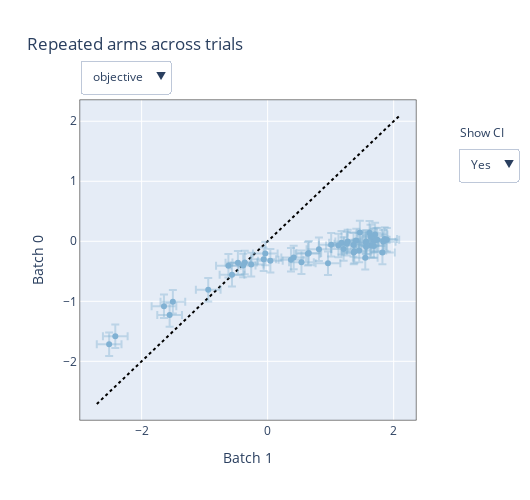

Notebook source saved alongside this figure:
### Markdown cell above
### 3. Vizualize the simulator bias

These figures compare the online measurements to the offline measurements on a random set of points, for the objective metric. You can see the offline measurements are biased but highly correlated. This produces Fig. S3 from the paper.

### Code cell
# Generate 50 points from a Sobol sequence
exp = get_experiment(include_true_metric=False)
s = get_sobol(exp.search_space, scramble=False)
gr = s.gen(50)
# Deploy them both online and offline
exp.new_batch_trial(trial_type="online", generator_run=gr).run()
exp.new_batch_trial(trial_type="offline", generator_run=gr).run()
# Fetch data
data = exp.fetch_data()
observations = observations_from_data(exp, data)
# Plot the arms in batch 0 (online) vs. batch 1 (offline)
render(interact_batch_comparison(observations, exp, 1, 0))

### Figure 1 — Plotly figure (JSON) as saved in the notebook; plotly's stock layout.template omitted (floating-point values rounded to 4 significant figures)
{"data": [{"hoverinfo": "none", "line": {"color": "black", "dash": "dot", "width": 2}, "mode": "lines", "showlegend": false, "visible": true, "x": [-2.711, 2.088], "y": [-2.711, 2.088], "type": "scatter"}, {"error_x": {"array": [0.196, 0.196, 0.196, 0.196, 0.196, 0.196, 0.196, 0.196, 0.196, 0.196, 0.196, 0.196, 0.196, 0.196, 0.196, 0.196, 0.196, 0.196, 0.196, 0.196, 0.196, 0.196, 0.196, 0.196, 0.196, 0.196, 0.196, 0.196, 0.196, 0.196, 0.196, 0.196, 0.196, 0.196, 0.196, 0.196, 0.196, 0.196, 0.196, 0.196, 0.196, 0.196, 0.196, 0.196, 0.196, 0.196, 0.196, 0.196, 0.196, 0.196], "color": "rgba(128,177,211,0.4)", "type": "data"}, "error_y": {"array": [0.196, 0.196, 0.196, 0.196, 0.196, 0.196, 0.196, 0.196, 0.196, 0.196, 0.196, 0.196, 0.196, 0.196, 0.196, 0.196, 0.196, 0.196, 0.196, 0.196, 0.196, 0.196, 0.196, 0.196, 0.196, 0.196, 0.196, 0.196, 0.196, 0.196, 0.196, 0.196, 0.196, 0.196, 0.196, 0.196, 0.196, 0.196, 0.196, 0.196, 0.196, 0.196, 0.196, 0.196, 0.196, 0.196, 0.196, 0.196, 0.196, 0.196], "color": "rgba(128,177,211,0.4)", "type": "data"}, "hoverinfo": "text", "marker": {"color": "rgba(128,177,211,1)"}, "mode": "markers", "name": "In-sample", "showlegend": true, "text": ["<b>Arm 0_0</b><br><br>Batch 1: 1.685 [1.489, 1.881]<br>Batch 0: 0.013 [-0.183, 0.209]<br><br><em>Parameterization:</em><br>x0: 0.0<br>x1: 0.0<br>x2: 0.0<br>x3: 0.0<br>x4: 0.0<br>x5: 0.0", "<b>Arm 0_1</b><br><br>Batch 1: -0.566 [-0.762, -0.370]<br>Batch 0: -0.559 [-0.755, -0.363]<br><br><em>Parameterization:</em><br>x0: 0.5<br>x1: 0.5<br>x2: 0.5<br>x3: 0.5<br>x4: 0.5<br>x5: 0.5", "<b>Arm 0_2</b><br><br>Batch 1: 1.406 [1.210, 1.602]<br>Batch 0: 0.011 [-0.185, 0.207]<br><br><em>Parameterization:</em><br>x0: 0.75<br>x1: 0.25<br>x2: 0.25<br>x3: 0.25<br>x4: 0.75<br>x5: 0.75", "<b>Arm 0_3</b><br><br>Batch 1: -0.943 [-1.139, -0.747]<br>Batch 0: -0.809 [-1.005, -0.613]<br><br><em>Parameterization:</em><br>x0: 0.25<br>x1: 0.75<br>x2: 0.75<br>x3: 0.75<br>x4: 0.25<br>x5: 0.25", "<b>Arm 0_4</b><br><br>Batch 1: 0.957 [0.761, 1.153]<br>Batch 0: -0.364 [-0.560, -0.168]<br><br><em>Parameterization:</em><br>x0: 0.375<br>x1: 0.375<br>x2: 0.625<br>x3: 0.875<br>x4: 0.375<br>x5: 0.125", "<b>Arm 0_5</b><br><br>Batch 1: 1.686 [1.490, 1.882]<br>Batch 0: -0.08 [-0.276, 0.116]<br><br><em>Parameterization:</em><br>x0: 0.875<br>x1: 0.875<br>x2: 0.125<br>x3: 0.375<br>x4: 0.875<br>x5: 0.625", "<b>Arm 0_6</b><br><br>Batch 1: 1.008 [0.812, 1.204]<br>Batch 0: -0.056 [-0.252, 0.140]<br><br><em>Parameterization:</em><br>x0: 0.625<br>x1: 0.125<br>x2: 0.875<br>x3: 0.625<br>x4: 0.625<br>x5: 0.875", "<b>Arm 0_7</b><br><br>Batch 1: -0.472 [-0.668, -0.276]<br>Batch 0: -0.36 [-0.556, -0.164]<br><br><em>Parameterization:</em><br>x0: 0.125<br>x1: 0.625<br>x2: 0.375<br>x3: 0.125<br>x4: 0.125<br>x5: 0.375", "<b>Arm 0_8</b><br><br>Batch 1: 0.639 [0.443, 0.835]<br>Batch 0: -0.209 [-0.405, -0.013]<br><br><em>Parameterization:</em><br>x0: 0.1875<br>x1: 0.3125<br>x2: 0.9375<br>x3: 0.4375<br>x4: 0.5625<br>x5: 0.3125", "<b>Arm 0_9</b><br><br>Batch 1: 1.74 [1.544, 1.936]<br>Batch 0: 0.025 [-0.171, 0.221]<br><br><em>Parameterization:</em><br>x0: 0.6875<br>x1: 0.8125<br>x2: 0.4375<br>x3: 0.9375<br>x4: 0.0625<br>x5: 0.8125", "<b>Arm 0_10</b><br><br>Batch 1: -0.623 [-0.819, -0.427]<br>Batch 0: -0.407 [-0.603, -0.211]<br><br><em>Parameterization:</em><br>x0: 0.9375<br>x1: 0.0625<br>x2: 0.6875<br>x3: 0.1875<br>x4: 0.3125<br>x5: 0.5625", "<b>Arm 0_11</b><br><br>Batch 1: -1.645 [-1.841, -1.449]<br>Batch 0: -1.084 [-1.280, -0.888]<br><br><em>Parameterization:</em><br>x0: 0.4375<br>x1: 0.5625<br>x2: 0.1875<br>x3: 0.6875<br>x4: 0.8125<br>x5: 0.0625", "<b>Arm 0_12</b><br><br>Batch 1: 1.172 [0.976, 1.368]<br>Batch 0: -0.025 [-0.221, 0.171]<br><br><em>Parameterization:</em><br>x0: 0.3125<br>x1: 0.1875<br>x2: 0.3125<br>x3: 0.5625<br>x4: 0.9375<br>x5: 0.4375", "<b>Arm 0_13</b><br><br>Batch 1: 0.043 [-0.153, 0.239]<br>Batch 0: -0.326 [-0.522, -0.130]<br><br><em>Parameterization:</em><br>x0: 0.8125<br>x1: 0.6875<br>x2: 0.8125<br>x3: 0.0625<br>x4: 0.4375<br>x5: 0.9375", "<b>Arm 0_14</b><br><br>Batch 1: 1.27 [1.074, 1.466]<br>Batch 0: -0.005 [-0.201, 0.191]<br><br><em>Parameterization:</em><br>x0: 0.5625<br>x1: 0.4375<br>x2: 0.0625<br>x3: 0.8125<br>x4: 0.1875<br>x5: 0.6875", "<b>Arm 0_15</b><br><br>Batch 1: 0.653 [0.457, 0.849]<br>Batch 0: -0.193 [-0.389, 0.003]<br><br><em>Parameterization:</em><br>x0: 0.0625<br>x1: 0.9375<br>x2: 0.5625<br>x3: 0.3125<br>x4: 0.6875<br>x5: 0.1875", "<b>Arm 0_16</b><br><br>Batch 1: -0.038 [-0.234, 0.158]<br>Batch 0: -0.203 [-0.399, -0.007]<br><br><em>Parameterization:</em><br>x0: 0.09375<br>x1: 0.46875<br>x2: 0.46875<br>x3: 0.65625<br>x4: 0.28125<br>x5: 0.96875", "<b>Arm 0_17</b><br><br>Batch 1: 1.705 [1.509, 1.901]<br>Batch 0: 0.115 [-0.081, 0.311]<br><br><em>Parameterization:</em><br>x0: 0.59375<br>x1: 0.96875<br>x2: 0.96875<br>x3: 0.15625<br>x4: 0.78125<br>x5: 0.46875", "<b>Arm 0_18</b><br><br>Batch 1: 1.715 [1.519, 1.911]<br>Batch 0: 0.028 [-0.168, 0.224]<br><br><em>Parameterization:</em><br>x0: 0.84375<br>x1: 0.21875<br>x2: 0.21875<br>x3: 0.90625<br>x4: 0.53125<br>x5: 0.21875", "<b>Arm 0_19</b><br><br>Batch 1: -0.363 [-0.559, -0.167]<br>Batch 0: -0.355 [-0.551, -0.159]<br><br><em>Parameterization:</em><br>x0: 0.34375<br>x1: 0.71875<br>x2: 0.71875<br>x3: 0.40625<br>x4: 0.03125<br>x5: 0.71875", "<b>Arm 0_20</b><br><br>Batch 1: -1.556 [-1.752, -1.360]<br>Batch 0: -1.23 [-1.426, -1.034]<br><br><em>Parameterization:</em><br>x0: 0.46875<br>x1: 0.09375<br>x2: 0.84375<br>x3: 0.28125<br>x4: 0.15625<br>x5: 0.84375", "<b>Arm 0_21</b><br><br>Batch 1: 1.64 [1.444, 1.836]<br>Batch 0: -0.07 [-0.266, 0.126]<br><br><em>Parameterization:</em><br>x0: 0.96875<br>x1: 0.59375<br>x2: 0.34375<br>x3: 0.78125<br>x4: 0.65625<br>x5: 0.34375", "<b>Arm 0_22</b><br><br>Batch 1: 1.857 [1.661, 2.053]<br>Batch 0: 0.037 [-0.159, 0.233]<br><br><em>Parameterization:</em><br>x0: 0.71875<br>x1: 0.34375<br>x2: 0.59375<br>x3: 0.03125<br>x4: 0.90625<br>x5: 0.09375", "<b>Arm 0_23</b><br><br>Batch 1: 0.37 [0.174, 0.566]<br>Batch 0: -0.306 [-0.502, -0.110]<br><br><em>Parameterization:</em><br>x0: 0.21875<br>x1: 0.84375<br>x2: 0.09375<br>x3: 0.53125<br>x4: 0.40625<br>x5: 0.59375", "<b>Arm 0_24</b><br><br>Batch 1: 1.256 [1.060, 1.452]<br>Batch 0: -0.041 [-0.237, 0.155]<br><br><em>Parameterization:</em><br>x0: 0.15625<br>x1: 0.15625<br>x2: 0.53125<br>x3: 0.84375<br>x4: 0.84375<br>x5: 0.65625", "<b>Arm 0_25</b><br><br>Batch 1: -0.389 [-0.585, -0.193]<br>Batch 0: -0.403 [-0.599, -0.207]<br><br><em>Parameterization:</em><br>x0: 0.65625<br>x1: 0.65625<br>x2: 0.03125<br>x3: 0.34375<br>x4: 0.34375<br>x5: 0.15625", "<b>Arm 0_26</b><br><br>Batch 1: 1.549 [1.353, 1.745]<br>Batch 0: -0.273 [-0.469, -0.077]<br><br><em>Parameterization:</em><br>x0: 0.90625<br>x1: 0.40625<br>x2: 0.78125<br>x3: 0.59375<br>x4: 0.09375<br>x5: 0.40625", "<b>Arm 0_27</b><br><br>Batch 1: 1.463 [1.267, 1.659]<br>Batch 0: 0.145 [-0.051, 0.341]<br><br><em>Parameterization:</em><br>x0: 0.40625<br>x1: 0.90625<br>x2: 0.28125<br>x3: 0.09375<br>x4: 0.59375<br>x5: 0.90625", "<b>Arm 0_28</b><br><br>Batch 1: 0.814 [0.618, 1.010]<br>Batch 0: -0.132 [-0.328, 0.064]<br><br><em>Parameterization:</em><br>x0: 0.28125<br>x1: 0.28125<br>x2: 0.15625<br>x3: 0.21875<br>x4: 0.71875<br>x5: 0.53125", "<b>Arm 0_29</b><br><br>Batch 1: 0.413 [0.217, 0.609]<br>Batch 0: -0.272 [-0.468, -0.076]<br><br><em>Parameterization:</em><br>x0: 0.78125<br>x1: 0.78125<br>x2: 0.65625<br>x3: 0.71875<br>x4: 0.21875<br>x5: 0.03125", "<b>Arm 0_30</b><br><br>Batch 1: -0.261 [-0.457, -0.065]<br>Batch 0: -0.389 [-0.585, -0.193]<br><br><em>Parameterization:</em><br>x0: 0.53125<br>x1: 0.03125<br>x2: 0.40625<br>x3: 0.46875<br>x4: 0.46875<br>x5: 0.28125", "<b>Arm 0_31</b><br><br>Batch 1: 1.632 [1.436, 1.828]<br>Batch 0: 0.08 [-0.116, 0.276]<br><br><em>Parameterization:</em><br>x0: 0.03125<br>x1: 0.53125<br>x2: 0.90625<br>x3: 0.96875<br>x4: 0.96875<br>x5: 0.78125", "<b>Arm 0_32</b><br><br>Batch 1: -1.504 [-1.700, -1.308]<br>Batch 0: -1.009 [-1.205, -0.813]<br><br><em>Parameterization:</em><br>x0: 0.046875<br>x1: 0.265625<br>x2: 0.703125<br>x3: 0.546875<br>x4: 0.140625<br>x5: 0.921875", "<b>Arm 0_33</b><br><br>Batch 1: 1.366 [1.170, 1.562]<br>Batch 0: -0.186 [-0.382, 0.010]<br><br><em>Parameterization:</em><br>x0: 0.546875<br>x1: 0.765625<br>x2: 0.203125<br>x3: 0.046875<br>x4: 0.640625<br>x5: 0.421875", "<b>Arm 0_34</b><br><br>Batch 1: 1.892 [1.696, 2.088]<br>Batch 0: 0.026 [-0.170, 0.222]<br><br><em>Parameterization:</em><br>x0: 0.796875<br>x1: 0.015625<br>x2: 0.953125<br>x3: 0.796875<br>x4: 0.890625<br>x5: 0.171875", "<b>Arm 0_35</b><br><br>Batch 1: -2.515 [-2.711, -2.319]<br>Batch 0: -1.715 [-1.911, -1.519]<br><br><em>Parameterization:</em><br>x0: 0.296875<br>x1: 0.515625<br>x2: 0.453125<br>x3: 0.296875<br>x4: 0.390625<br>x5: 0.671875", "<b>Arm 0_36</b><br><br>Batch 1: -2.418 [-2.614, -2.222]<br>Batch 0: -1.584 [-1.780, -1.388]<br><br><em>Parameterization:</em><br>x0: 0.421875<br>x1: 0.140625<br>x2: 0.078125<br>x3: 0.421875<br>x4: 0.265625<br>x5: 0.796875", "<b>Arm 0_37</b><br><br>Batch 1: 1.617 [1.421, 1.813]<br>Batch 0: 0.14 [-0.056, 0.336]<br><br><em>Parameterization:</em><br>x0: 0.921875<br>x1: 0.640625<br>x2: 0.578125<br>x3: 0.921875<br>x4: 0.765625<br>x5: 0.296875", "<b>Arm 0_38</b><br><br>Batch 1: 1.453 [1.257, 1.649]<br>Batch 0: -0.155 [-0.351, 0.041]<br><br><em>Parameterization:</em><br>x0: 0.671875<br>x1: 0.390625<br>x2: 0.328125<br>x3: 0.171875<br>x4: 0.515625<br>x5: 0.046875", "<b>Arm 0_39</b><br><br>Batch 1: 1.363 [1.167, 1.559]<br>Batch 0: -0.06 [-0.256, 0.136]<br><br><em>Parameterization:</em><br>x0: 0.171875<br>x1: 0.890625<br>x2: 0.828125<br>x3: 0.671875<br>x4: 0.015625<br>x5: 0.546875", "<b>Arm 0_40</b><br><br>Batch 1: 1.833 [1.637, 2.029]<br>Batch 0: -0.009 [-0.205, 0.187]<br><br><em>Parameterization:</em><br>x0: 0.234375<br>x1: 0.078125<br>x2: 0.265625<br>x3: 0.984375<br>x4: 0.703125<br>x5: 0.734375", "<b>Arm 0_41</b><br><br>Batch 1: 0.536 [0.340, 0.732]<br>Batch 0: -0.348 [-0.544, -0.152]<br><br><em>Parameterization:</em><br>x0: 0.734375<br>x1: 0.578125<br>x2: 0.765625<br>x3: 0.484375<br>x4: 0.203125<br>x5: 0.234375", "<b>Arm 0_42</b><br><br>Batch 1: 1.566 [1.370, 1.762]<br>Batch 0: -0.01 [-0.206, 0.186]<br><br><em>Parameterization:</em><br>x0: 0.984375<br>x1: 0.328125<br>x2: 0.015625<br>x3: 0.734375<br>x4: 0.453125<br>x5: 0.484375", "<b>Arm 0_43</b><br><br>Batch 1: 1.557 [1.361, 1.753]<br>Batch 0: -0.02 [-0.216, 0.176]<br><br><em>Parameterization:</em><br>x0: 0.484375<br>x1: 0.828125<br>x2: 0.515625<br>x3: 0.234375<br>x4: 0.953125<br>x5: 0.984375", "<b>Arm 0_44</b><br><br>Batch 1: 1.377 [1.181, 1.573]<br>Batch 0: -0.172 [-0.368, 0.024]<br><br><em>Parameterization:</em><br>x0: 0.359375<br>x1: 0.453125<br>x2: 0.890625<br>x3: 0.109375<br>x4: 0.828125<br>x5: 0.609375", "<b>Arm 0_45</b><br><br>Batch 1: 1.206 [1.010, 1.402]<br>Batch 0: -0.127 [-0.323, 0.069]<br><br><em>Parameterization:</em><br>x0: 0.859375<br>x1: 0.953125<br>x2: 0.390625<br>x3: 0.609375<br>x4: 0.328125<br>x5: 0.109375", "<b>Arm 0_46</b><br><br>Batch 1: -0.063 [-0.259, 0.133]<br>Batch 0: -0.298 [-0.494, -0.102]<br><br><em>Parameterization:</em><br>x0: 0.609375<br>x1: 0.203125<br>x2: 0.640625<br>x3: 0.359375<br>x4: 0.078125<br>x5: 0.359375", "<b>Arm 0_47</b><br><br>Batch 1: 1.821 [1.625, 2.017]<br>Batch 0: -0.186 [-0.382, 0.010]<br><br><em>Parameterization:</em><br>x0: 0.109375<br>x1: 0.703125<br>x2: 0.140625<br>x3: 0.859375<br>x4: 0.578125<br>x5: 0.859375", "<b>Arm 0_48</b><br><br>Batch 1: 1.123 [0.927, 1.319]<br>Batch 0: -0.069 [-0.265, 0.127]<br><br><em>Parameterization:</em><br>x0: 0.078125<br>x1: 0.234375<br>x2: 0.796875<br>x3: 0.140625<br>x4: 0.421875<br>x5: 0.078125", "<b>Arm 0_49</b><br><br>Batch 1: 1.561 [1.365, 1.757]<br>Batch 0: -0.093 [-0.289, 0.103]<br><br><em>Parameterization:</em><br>x0: 0.578125<br>x1: 0.734375<br>x2: 0.296875<br>x3: 0.640625<br>x4: 0.921875<br>x5: 0.578125"], "visible": true, "x": [1.685, -0.5659, 1.406, -0.9429, 0.9574, 1.686, 1.008, -0.472, 0.639, 1.74, -0.6228, -1.645, 1.172, 0.04333, 1.27, 0.6532, -0.03758, 1.705, 1.715, -0.363, -1.556, 1.64, 1.857, 0.3703, 1.256, -0.3887, 1.549, 1.463, 0.8139, 0.4131, -0.2609, 1.632, -1.504, 1.366, 1.892, -2.515, -2.418, 1.617, 1.453, 1.363, 1.833, 0.5362, 1.566, 1.557, 1.377, 1.206, -0.0629, 1.821, 1.123, 1.561], "y": [0.01343, -0.5591, 0.01114, -0.8087, -0.3641, -0.07998, -0.05645, -0.3597, -0.2087, 0.02502, -0.4074, -1.084, -0.02497, -0.3261, -0.00487, -0.1931, -0.2028, 0.1149, 0.02812, -0.355, -1.23, -0.07023, 0.03719, -0.306, -0.04148, -0.4033, -0.2727, 0.1446, -0.1323, -0.2717, -0.3888, 0.07987, -1.009, -0.1859, 0.02594, -1.715, -1.584, 0.1402, -0.1552, -0.05997, -0.009084, -0.3482, -0.009654, -0.02027, -0.1716, -0.1267, -0.2983, -0.1858, -0.06883, -0.09282], "type": "scatter"}], "layout": {"annotations": [{"showarrow": false, "text": "Show CI", "x": 1.125, "xanchor": "left", "xref": "paper", "y": 0.9, "yanchor": "middle", "yref": "paper"}], "height": 500, "hovermode": "closest", "showlegend": false, "title": {"text": "Repeated arms across trials"}, "updatemenus": [{"buttons": [{"args": ["visible", [true, true]], "label": "objective", "method": "restyle"}], "x": 0, "xanchor": "left", "y": 1.125, "yanchor": "top"}, {"buttons": [{"args": [{"error_x.width": 4, "error_x.thickness": 2, "error_y.width": 4, "error_y.thickness": 2}], "label": "Yes", "method": "restyle"}, {"args": [{"error_x.width": 0, "error_x.thickness": 0, "error_y.width": 0, "error_y.thickness": 0}], "label": "No", "method": "restyle"}], "x": 1.125, "xanchor": "left", "y": 0.8, "yanchor": "middle"}], "width": 530, "xaxis": {"linecolor": "black", "linewidth": 0.5, "mirror": true, "title": {"text": "Batch 1"}, "zeroline": false}, "yaxis": {"linecolor": "black", "linewidth": 0.5, "mirror": true, "title": {"text": "Batch 0"}, "zeroline": false}}}
